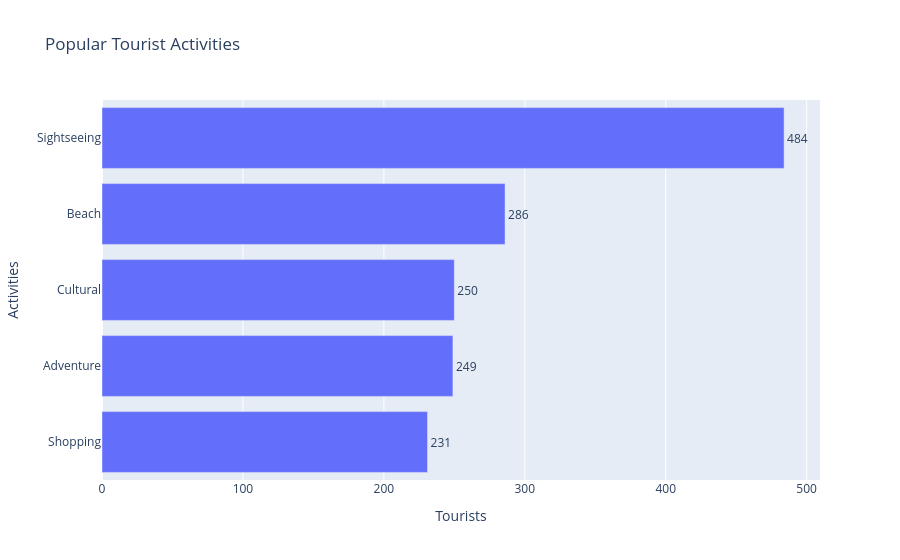

The code cell stored with this chart in its notebook:
### Code cell
activity_count = df["Activities"].value_counts().reset_index()
activity_count.columns = ["Activities", "Tourists"]
fig = px.bar(activity_count.sort_values("Tourists"), x="Tourists", y="Activities",
             orientation="h", title="Popular Tourist Activities", text="Tourists")
fig.update_traces(textposition="outside")
fig.show()

### Figure 1 — Plotly figure (JSON) as saved in the notebook; plotly's stock layout.template omitted (floating-point values rounded to 4 significant figures)
{"data": [{"hovertemplate": "Tourists=%{text}<br>Activities=%{y}<extra></extra>", "legendgroup": "", "marker": {"color": "#636efa", "pattern": {"shape": ""}}, "name": "", "orientation": "h", "showlegend": false, "text": [231.0, 249.0, 250.0, 286.0, 484.0], "textposition": "outside", "type": "bar", "x": [231, 249, 250, 286, 484], "xaxis": "x", "y": ["Shopping", "Adventure", "Cultural", "Beach", "Sightseeing"], "yaxis": "y"}], "layout": {"barmode": "relative", "legend": {"tracegroupgap": 0}, "title": {"text": "Popular Tourist Activities"}, "xaxis": {"anchor": "y", "domain": [0.0, 1.0], "title": {"text": "Tourists"}}, "yaxis": {"anchor": "x", "domain": [0.0, 1.0], "title": {"text": "Activities"}}}}
